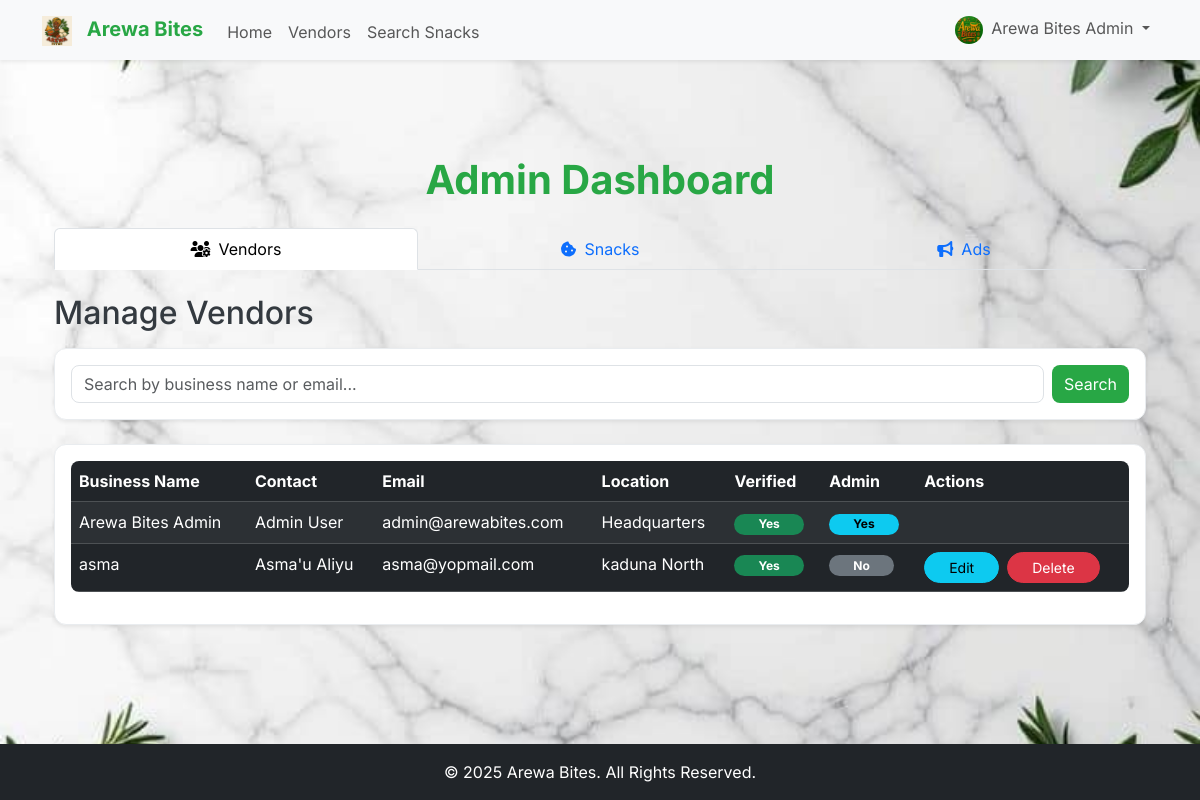
Screenshot of /admin (signed in) with the database file from the repository.
### app/models.py (models this page shows, shortened)
class Vendor(db.Model, UserMixin):
    id = db.Column(db.Integer, primary_key=True)
    business_name = db.Column(db.String(100), unique=True, nullable=False)
    contact_name = db.Column(db.String(100), nullable=False)
    whatsapp_number = db.Column(db.String(20), unique=True, nullable=False)
    location_zone = db.Column(db.String(100), nullable=False)
    state = db.Column(db.String(100), nullable=False)
    email = db.Column(db.String(120), unique=True, nullable=False)
    password = db.Column(db.String(200), nullable=False)
    logo_url = db.Column(db.String(200), nullable=False, default='logos/default.png')
    is_admin = db.Column(db.Boolean, default=False)
    is_verified = db.Column(db.Boolean, default=False)
    referral_code = db.Column(db.String(10), unique=True, nullable=False)
    referred_by = db.Column(db.Integer, db.ForeignKey('vendor.id'))
    snacks = db.relationship('Snack', backref='vendor', lazy=True, cascade="all, delete-orphan")
    referrals = db.relationship('Vendor', backref=db.backref('referrer', remote_side=[id]), lazy=True)

### app/routes.py (the view)
@main.route("/admin", methods=['GET'])
@admin_only
def admin_dashboard():
    vendor_search_term = request.args.get('vendor_search_term', '')
    if vendor_search_term:
        vendors = Vendor.query.filter(or_(
            Vendor.business_name.ilike(f'%{vendor_search_term}%'),
            Vendor.email.ilike(f'%{vendor_search_term}%')
        )).order_by(Vendor.business_name).all()
    else:
        vendors = Vendor.query.order_by(Vendor.business_name).all()
    snack_search_term = request.args.get('snack_search_term', '')
    if snack_search_term:
        all_snacks = Snack.query.filter(Snack.name.ilike(f'%{snack_search_term}%')).order_by(Snack.date_posted.desc()).all()
    else:
        all_snacks = Snack.query.order_by(Snack.date_posted.desc()).all()
    ad_search_term = request.args.get('ad_search_term', '')
    if ad_search_term:
        all_ads = Ad.query.filter(Ad.title.ilike(f'%{ad_search_term}%')).order_by(Ad.date_posted.desc()).all()
    else:
        all_ads = Ad.query.order_by(Ad.date_posted.desc()).all()
    active_tab = request.args.get('tab', 'vendors')
    return render_template('admin_dashboard.html',
                           vendors=vendors,
                           all_snacks=all_snacks,
                           all_ads=all_ads,
                           active_tab=active_tab)

### app/__init__.py (called while the page is built)
def create_app(config_class=Config):
    app = Flask(__name__)
    app.config.from_object(config_class)
    db.init_app(app)
    bcrypt.init_app(app)
    login_manager.init_app(app)
    csrf.init_app(app)
    migrate.init_app(app, db)
    socketio.init_app(app)
    @app.context_processor
    def inject_globals():
        current_vendor = None
        if 'vendor_id' in session:
            from app.models import Vendor
            current_vendor = db.session.get(Vendor, session.get('vendor_id'))
        return {
            'now': datetime.utcnow(),
            'current_vendor': current_vendor
        }
    from app.routes import main
    app.register_blueprint(main)
    return app

### app/routes.py (called while the page is built)
@login_manager.user_loader
def load_user(user_id):
    return db.session.get(Vendor, int(user_id))

def admin_only(f):
    @wraps(f)
    def decorated_function(*args, **kwargs):
        vendor_id = session.get('vendor_id')
        if not vendor_id:
            flash('Please log in to access this page.', 'danger')
            return redirect(url_for('main.login'))
        vendor = db.session.get(Vendor, vendor_id)
        if not vendor or not vendor.is_admin:
            flash('You do not have permission to access this page.', 'danger')
            return redirect(url_for('main.home'))
        return f(*args, **kwargs)
    return decorated_function

@main.context_processor
def inject_globals():
    current_vendor = None
    if 'vendor_id' in session:
        current_vendor = db.session.get(Vendor, session.get('vendor_id'))
    return {
        'now': datetime.utcnow(),
        'current_vendor': current_vendor
    }

### app/templates/admin_dashboard.html (shortened to what this page needs)
{% extends "base.html" %}
{% block content %}
<div class="container my-5">
    <div class="row">
        <div class="col-md-12">
            <h1 class="text-center arewa-text-green mb-4 fw-bold">Admin Dashboard</h1>
            <ul class="nav nav-tabs nav-justified mb-4" id="adminTabs" role="tablist">
                <li class="nav-item" role="presentation">
                    <a class="nav-link {% if active_tab == 'vendors' %}active{% endif %}" id="vendors-tab" data-bs-toggle="tab" href="#vendors" role="tab" aria-controls="vendors" aria-selected="{% if active_tab == 'vendors' %}true{% else %}false{% endif %}">
                        <i class="fas fa-users-cog me-2"></i>Vendors
                    </a>
                </li>
                <li class="nav-item" role="presentation">
                    <a class="nav-link {% if active_tab == 'snacks' %}active{% endif %}" id="snacks-tab" data-bs-toggle="tab" href="#snacks" role="tab" aria-controls="snacks" aria-selected="{% if active_tab == 'snacks' %}true{% else %}false{% endif %}">
                        <i class="fas fa-cookie-bite me-2"></i>Snacks
                    </a>
                </li>
                <li class="nav-item" role="presentation">
                    <a class="nav-link {% if active_tab == 'ads' %}active{% endif %}" id="ads-tab" data-bs-toggle="tab" href="#ads" role="tab" aria-controls="ads" aria-selected="{% if active_tab == 'ads' %}true{% else %}false{% endif %}">
                        <i class="fas fa-bullhorn me-2"></i>Ads
                    </a>
                </li>
            </ul>
            <div class="tab-content" id="adminTabsContent">
                <div class="tab-pane fade {% if active_tab == 'vendors' %}show active{% endif %}" id="vendors" role="tabpanel" aria-labelledby="vendors-tab">
                    <h2 class="mb-3">Manage Vendors</h2>
                    <div class="arewa-card p-3 shadow-sm mb-4">
                        <form method="GET" action="{{ url_for('main.admin_dashboard') }}">
                            <div class="d-flex gap-2">
                                <input type="text" name="vendor_search_term" class="form-control" placeholder="Search by business name or email..." value="{{ request.args.get('vendor_search_term', '') }}">
                                <button type="submit" class="btn btn-arewa-primary">Search</button>
                            </div>
                        </form>
                    </div>
                    <div class="table-responsive arewa-card p-3 shadow-sm">
                        <table class="table table-dark table-striped table-hover rounded-3 overflow-hidden">
                            <thead>
                                <tr>
                                    <th>Business Name</th>
                                    <th>Contact</th>
                                    <th>Email</th>
                                    <th>Location</th>
                                    <th>Verified</th>
                                    <th>Admin</th>
                                    <th>Actions</th>
                                </tr>
                            </thead>
                            <tbody>
                                {% for vendor in vendors %}
                                <tr>
                                    <td>{{ vendor.business_name }}</td>
                                    <td>{{ vendor.contact_name }}</td>
                                    <td>{{ vendor.email }}</td>
                                    <td>{{ vendor.location_zone }}</td>
                                    <td>
                                        {% if vendor.is_verified %}
                                            <span class="badge text-bg-success rounded-pill">Yes</span>
                                        {% else %}
                                            <span class="badge text-bg-danger rounded-pill">No</span>
                                        {% endif %}
                                    </td>
                                    <td>
                                        {% if vendor.is_admin %}
                                            <span class="badge text-bg-info rounded-pill">Yes</span>
                                        {% else %}
                                            <span class="badge text-bg-secondary rounded-pill">No</span>
                                        {% endif %}
                                    </td>
                                    <td>
                                        {% if not vendor.is_admin %}
                                        <div class="d-flex flex-wrap gap-2">
                                            <a href="{{ url_for('main.admin_edit_vendor', vendor_id=vendor.id) }}" class="btn btn-sm btn-info rounded-pill">Edit</a>
                                            <form method="POST" action="{{ url_for('main.admin_delete_vendor', vendor_id=vendor.id) }}" onsubmit="return confirm('Are you sure you want to delete this vendor?');">
                                                <button type="submit" class="btn btn-sm btn-danger rounded-pill">Delete</button>
                                            </form>
                                        </div>
                                        {% endif %}
                                    </td>
                                </tr>
                                {% endfor %}
                            </tbody>
                        </table>
                    </div>
                </div>
            </div>
        </div>
    </div>
</div>
{% endblock %}

### app/templates/base.html (shortened to what this page needs)
<!DOCTYPE html>
<html lang="en">
<head>
    <link rel="stylesheet" href="{{ url_for('static', filename='css/bootstrap.min.css') }}">
    <link rel="stylesheet" href="https://cdnjs.cloudflare.com/ajax/libs/font-awesome/6.4.0/css/all.min.css" />
    <link rel="stylesheet" href="{{ url_for('static', filename='css/style.css') }}">
</head>
<body class="bg-light d-flex flex-column min-vh-100">
    <nav class="navbar navbar-expand-lg bg-light shadow-sm">
        <div class="container">
            <a class="navbar-brand fw-bold" href="{{ url_for('main.home') }}">
                <img src="{{ url_for('static', filename='logos/arewa_logo.png') }}" alt="Arewa Bites Logo" style="height: 30px; margin-right: 10px;"> <span class="arewa-text-green">Arewa Bites</span>
            </a>
            <div class="collapse navbar-collapse" id="navbarNav">
                <ul class="navbar-nav me-auto mb-2 mb-lg-0">
                    <li class="nav-item">
                        <a class="nav-link nav-link-item" href="{{ url_for('main.home') }}">Home</a>
                    </li>
                    <li class="nav-item">
                        <a class="nav-link nav-link-item" href="{{ url_for('main.list_vendors') }}">Vendors</a>
                    </li>
                    <li class="nav-item">
                        <a class="nav-link nav-link-item" href="{{ url_for('main.search_snacks') }}">Search Snacks</a>
                    </li>
                </ul>
                <ul class="navbar-nav">
                    {% if current_vendor %}
                        <li class="nav-item dropdown">
                            <a class="nav-link dropdown-toggle" href="#" id="navbarDropdown" role="button" data-bs-toggle="dropdown" aria-expanded="false">
                                <img src="{{ url_for('static', filename=current_vendor.logo_url) }}" class="rounded-circle me-1" alt="Logo" style="width: 28px; height: 28px; object-fit: cover;">
                                {{ current_vendor.business_name }}
                            </a>
                        </li>
                    {% endif %}
                </ul>
            </div>
        </div>
    </nav>
    <main class="container mt-5 flex-grow-1">
        {% block content %}{% endblock %}
    </main>
    <footer class="mt-5 py-3 bg-dark text-white text-center">
        <div class="container">
            <p class="mb-0">&copy; {{ now.year }} Arewa Bites. All Rights Reserved.</p>
        </div>
    </footer>
</body>
</html>

### app/static/css/style.css (style rules this page uses)
body { background-color: #F8F9FA; background-image: url("../images/traditional_food_pattern.png"); background-repeat: no-repeat; background-position: center center; background-size: cover; background-attachment: fixed; color: #343A40; font-family: 'Inter', sans-serif; font-size: 1rem; line-height: 1.5; }
.arewa-text-green { color: #28A745 !important; }
.arewa-card { background-color: #FFFFFF; border: 1px solid #E9ECEF; border-radius: 12px; box-shadow: 0 8px 16px rgba(40, 167, 69, 0.15); }
.form-control, .btn, .badge { border-radius: 8px; }
.btn-arewa-primary { background-color: #28A745; color: white; border: none; }
.nav-link-item { position: relative; padding-bottom: 5px; transition: color 0.3s ease-in-out; }
.nav-link-item::after { content: ''; position: absolute; width: 0; height: 2px; bottom: 0; left: 0; background-color: #28A745; transition: width 0.3s ease-in-out; }
h1.arewa-text-green { font-weight: bold; }
.rounded-pill { padding-left: 1.5rem; padding-right: 1.5rem; }
.navbar-brand img { height: 30px; margin-right: 10px; }

### rows the page displays
Vendor: logo_url (picture), business_name "Arewa Bites Admin", contact_name "Admin User", email "admin@arewabites.com", location_zone "Headquarters", is_verified "Yes", is_admin "Yes"
Vendor: business_name "asma", contact_name "Asma'u Aliyu", email "asma@yopmail.com", location_zone "kaduna North", is_verified "Yes", is_admin "No"
